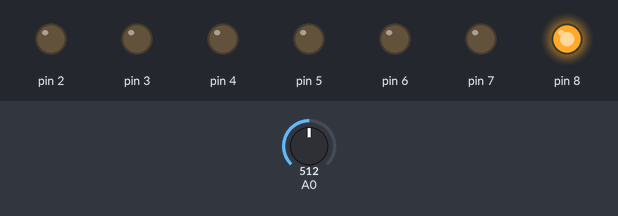
Simulated run of this sketch. Board: Arduino Uno, built with avr-gcc and run on an emulated ATmega328P. Shown: output pins drawn as LEDs (lit = HIGH). The test bench sets the inputs (shaded band); at power-on: A0 = 512.

Above: at 1.2 s.
1.3 s: A0 set to 642
2.8 s: A0 set to 663
At 3.6 s:
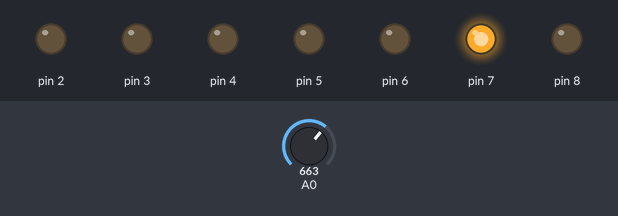
4.3 s: A0 set to 677
5.8 s: A0 set to 702
At 7.0 s:
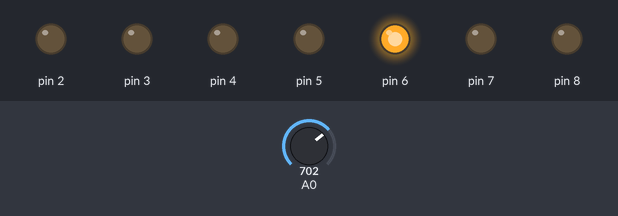
7.3 s: A0 set to 729
At 8.2 s:
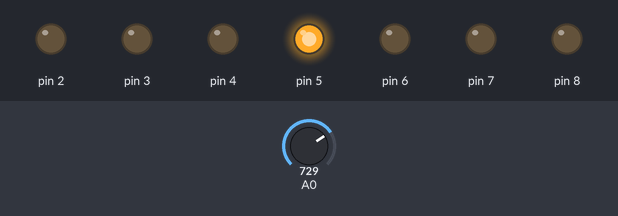
8.8 s: A0 set to 716
At 9.4 s:
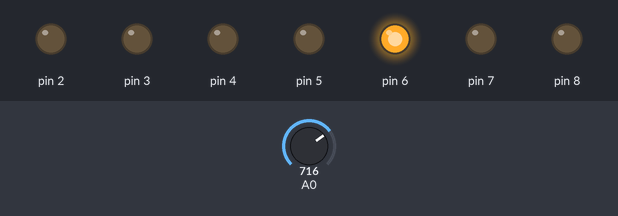
Timing chart, 0 to 11.3 s (numbered marks = the images above; inputs shaded):
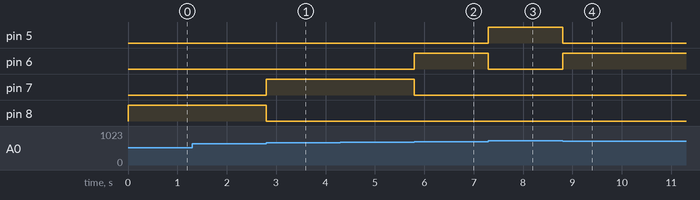

The sketch:

led_potentiometer.ino
```cpp
// C++ code
//
void setup()
{
  Serial.begin(9600);
  pinMode(2, OUTPUT);
  pinMode(3, OUTPUT);
  pinMode(4, OUTPUT);
  pinMode(5, OUTPUT);
  pinMode(6, OUTPUT);
  pinMode(7, OUTPUT);
  pinMode(8, OUTPUT);
  digitalWrite(2, LOW);
  digitalWrite(3, LOW);
  digitalWrite(4, LOW);
  digitalWrite(5, LOW);
  digitalWrite(6, LOW);
  digitalWrite(7, LOW);
  digitalWrite(8, LOW);

}

void loop()
{
  float input = map(analogRead(0),0,1023,0,300);

  if(input > 240)
  {
    digitalWrite(2, HIGH);
  	digitalWrite(3, LOW);
  	digitalWrite(4, LOW);
    digitalWrite(5, LOW);
  	digitalWrite(6, LOW);
    digitalWrite(7, LOW);
  	digitalWrite(8, LOW);
  }
  else if(input > 230 )
  {
    digitalWrite(2, LOW);
  	digitalWrite(3, HIGH);
  	digitalWrite(4, LOW);
    digitalWrite(5, LOW);
  	digitalWrite(6, LOW);
    digitalWrite(7, LOW);
  	digitalWrite(8, LOW);
  }
  else if(input > 220 )
  {
    digitalWrite(2, LOW);
  	digitalWrite(3, LOW);
  	digitalWrite(4, HIGH);
    digitalWrite(5, LOW);
  	digitalWrite(6, LOW);
    digitalWrite(7, LOW);
  	digitalWrite(8, LOW);
  }
  else if(input > 210 )
  {
    digitalWrite(2, LOW);
  	digitalWrite(3, LOW);
  	digitalWrite(4, LOW);
    digitalWrite(5, HIGH);
  	digitalWrite(6, LOW);
    digitalWrite(7, LOW);
  	digitalWrite(8, LOW);
  }
  else if(input > 200 )
  {
    digitalWrite(2, LOW);
  	digitalWrite(3, LOW);
  	digitalWrite(4, LOW);
    digitalWrite(5, LOW);
  	digitalWrite(6, HIGH);
    digitalWrite(7, LOW);
  	digitalWrite(8, LOW);
  }
  else if(input > 190 )
  {
    digitalWrite(2, LOW);
  	digitalWrite(3, LOW);
  	digitalWrite(4, LOW);
    digitalWrite(5, LOW);
  	digitalWrite(6, LOW);
    digitalWrite(7, HIGH);
  	digitalWrite(8, LOW);
  }
   else if(input > -1)
  {
    digitalWrite(2, LOW);
  	digitalWrite(3, LOW);
  	digitalWrite(4, LOW);
    digitalWrite(5, LOW);
  	digitalWrite(6, LOW);
    digitalWrite(7, LOW);
  	digitalWrite(8, HIGH);
  }

}
```

Measured:
- the behaviour switches between 651 and 652 on A0 (found by bisection; images 0 and 1)
- the behaviour switches between 685 and 686 on A0 (found by bisection; images 1 and 2)
- the behaviour switches between 719 and 720 on A0 (found by bisection; images 2 and 3)
- after the input at 1.3 s, every drawn part: stays the same
- after the input at 2.8 s, pin 7: LOW → HIGH at once; pin 8: HIGH → LOW at once
- after the input at 4.3 s, every drawn part: stays the same
- after the input at 5.8 s, pin 6: LOW → HIGH at once; pin 7: HIGH → LOW at once
- after the input at 7.3 s, pin 5: LOW → HIGH at once; pin 6: HIGH → LOW at once
- after the input at 8.8 s, pin 5: HIGH → LOW at once; pin 6: LOW → HIGH at once
